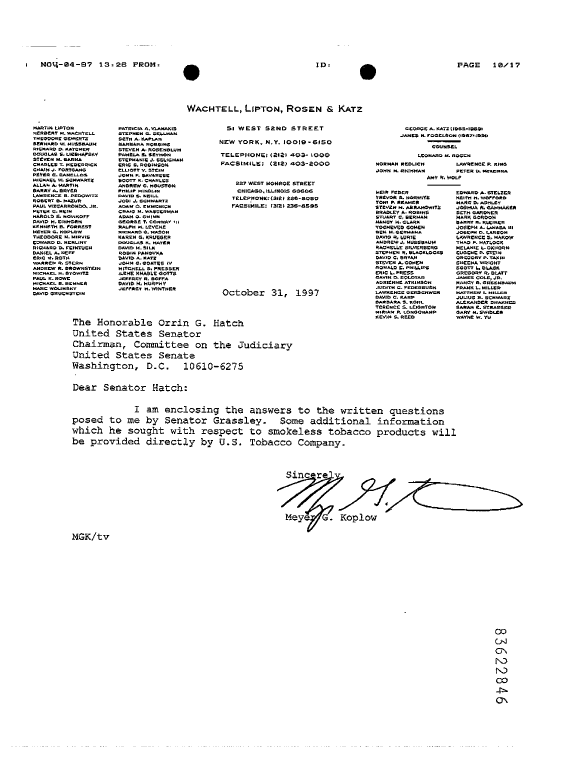
#> input picture evaluation/test_image.png, 1728 x 2292 px (shown at 1/3 size); its folder holds only this picture in this run
$ python -i features.py   (imports and definitions only)   (older library calls are emulated)
#> lines starting #> are read from the running program, lines starting #| are printed output that depends on the picture; after the words box and inside, x2 and y2 are one past the last pixel; in counts of white or black regions, pixels touching at a corner belong together
#> `picture = cv2.imread('../../../evaluation/test_image.png', cv2.IMREAD_..`: picture: shape (2292, 1728); 95.5% white; 2369 black regions (367 under 20 px), largest, box (x1, y1, x2, y2) and area: (831, 1413, 1032, 1597) 5132, (1156, 1435, 1569, 1538) 3938, (550, 194, 599, 243) 1834
### modules/module_4/core/preprocess.py
import cv2
import numpy as np


# [55 lines left out: functions remove_xlines, remove_ylines, remove_lines, not called in this run]


def threshold(im):
    blur = cv2.GaussianBlur(im, (25, 25), 0)
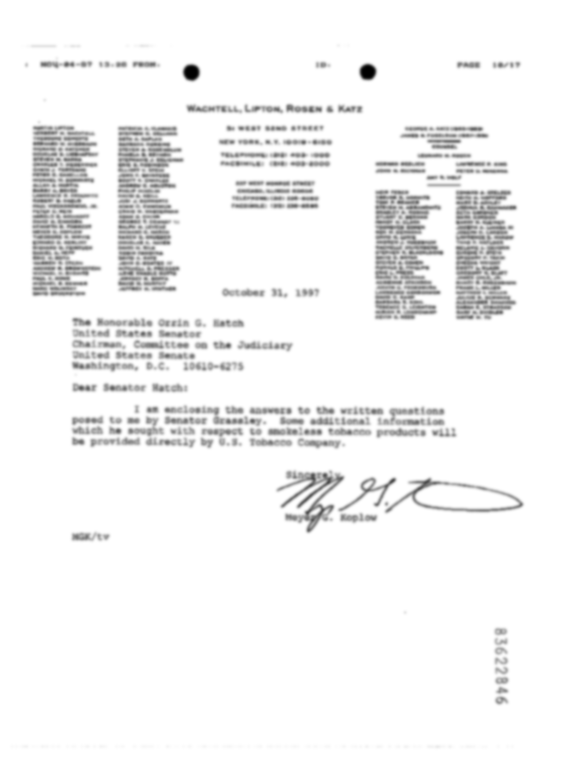
#> blur: shape (2292, 1728) (shown at 1/3 size); min 0, max 255, mean 243.6
    im_bin_1 = cv2.adaptiveThreshold(blur, 255, cv2.ADAPTIVE_THRESH_GAUSSIAN_C,
                                     cv2.THRESH_BINARY_INV, 121, 7)
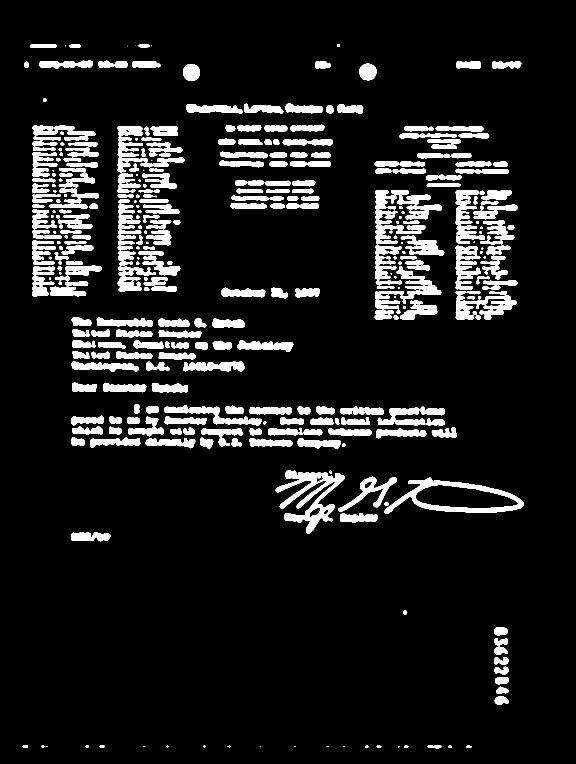
#> im_bin_1: shape (2292, 1728) (shown at 1/3 size); 9.7% white; 373 white regions (22 under 20 px), largest, box (x1, y1, x2, y2) and area: (827, 1411, 1034, 1600) 13499, (1153, 1433, 1572, 1541) 11552, (1367, 873, 1550, 959) 6862
    im_bin_2 = cv2.adaptiveThreshold(im, 255, cv2.ADAPTIVE_THRESH_GAUSSIAN_C,
                                     cv2.THRESH_BINARY_INV, 35, 2)
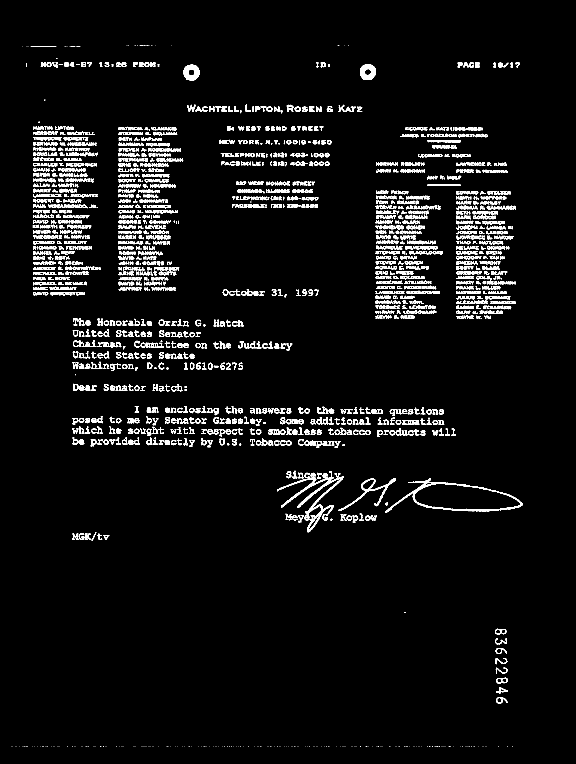
#> im_bin_2: shape (2292, 1728) (shown at 1/3 size); 4.5% white; 2369 white regions (367 under 20 px), largest, box (x1, y1, x2, y2) and area: (831, 1413, 1032, 1597) 5132, (1156, 1435, 1569, 1538) 3938, (1015, 1434, 1187, 1532) 1782
    return np.bitwise_and(im_bin_1, im_bin_2)
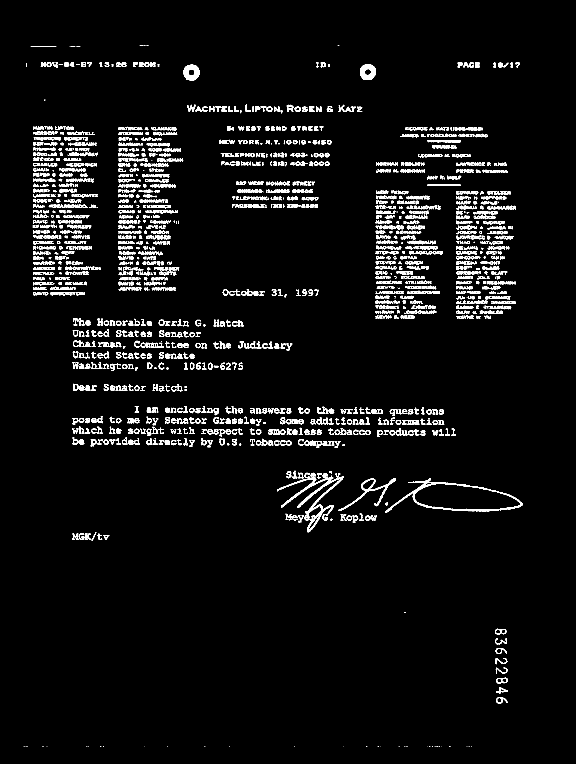
#> returned value: shape (2292, 1728) (shown at 1/3 size); 4.2% white; 2147 white regions (209 under 20 px), largest, box (x1, y1, x2, y2) and area: (831, 1418, 1032, 1597) 5052, (1156, 1435, 1569, 1538) 3938, (1015, 1434, 1187, 1532) 1782

### modules/module_4/core/features.py
import cv2
import numpy as np
import os

from tqdm import tqdm

from .preprocess import remove_lines, threshold
from modules.module_4.utils.utils import list_images


def get_components(img, preprocess=False):
    """Finds and describes connected components in an image as SURF features.

    Grana's (BBDT) 8-way connectivity algorithm is used to find all the
    connected components in the image. Then, 128-bit extended SURF descriptors
    (as detailed in [1]) with a Hessian threshold of 400 are used to describe
    these components. These descriptors are the feature vectors.

    [1] Dengel, Andreas & Ahmed, Sheraz & Malik, Muhammad Imran & Liwicki,
    Marcus. (2012). Signature Segmentation from Document Images. Proceedings
    - International Workshop on Frontiers in Handwriting Recognition, IWFHR.
    10.1109/ICFHR.2012.271.

    Parameters:
        img (np.array) : A single-channel grayscale image as a numpy array.
        preprocess (bool) : Optional. If this is True, image is preprocessed
                            before feature extraction. Default is False.

    Returns:
        list of feature arrays for all detected connected components, and their
        locations in the image
    """
    # Binarize to get a two-color image
    img = threshold(img)

    # If specified, perform additional pre-processing steps
    if preprocess:
        # Based on our prior knowlegde that signature is usually found in the
        # bottom-right quarter of the bank check, make rest of image white
        h, w = img.shape
        img[:int(h / 2), :w] = 0
        img[:h, :int(w / 2)] = 0

        # Use a heuristic to try and remove horizontal lines from the image
        # This step is intended to remove the guidelines on bank checks
        img = remove_lines(img)

    # Find all connected components
    count, labels, stats, _ = cv2.connectedComponentsWithStats(
        img, 8, cv2.CV_32S)
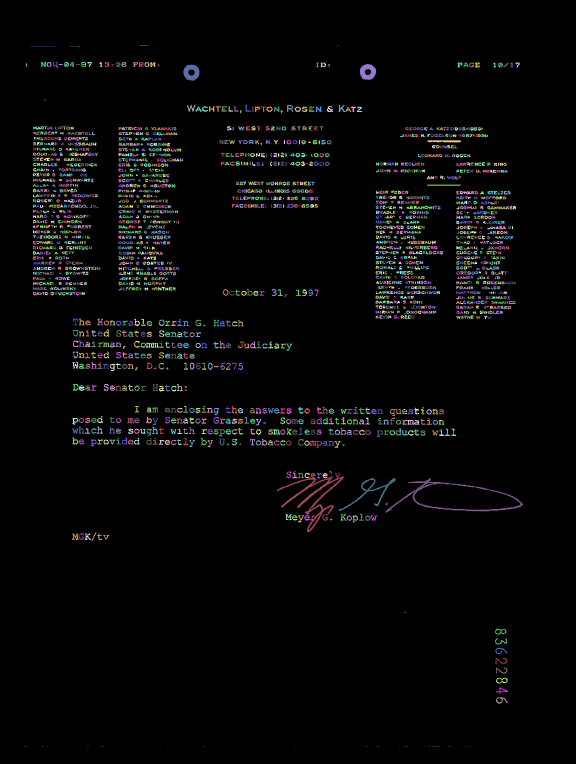
#> labels: shape (2292, 1728) int32 (shown at 1/3 size); 2148 distinct labels, from 0 to 2147; one colour per label, 0 black
#> count = 2148; stats = 2148 rows, first 6: [0, 0, 1728, 2292, 3793645], [418, 137, 1, 1, 1], [420, 137, 11, 1, 11], [432, 137, 5, 1, 5], [439, 137, 7, 1, 7], [1012, 136, 1, 1, 1]

    # For each indiviual component, do
    components = []
    for id in range(1, count):  # (0 is background, so ignore)
        # Crop out the component
        x, y, w, h = stats[id, 0], stats[id, 1], stats[id, 2], stats[id, 3]
        component = img[y:y + h, x:x + w]

        # Locate pixels belonging to the component
        idx = np.where(labels == id)

        # Extract SURF features from the component
        surf = cv2.xfeatures2d.SURF_create(hessianThreshold=400,
                                           nOctaves=4,
                                           nOctaveLayers=3,
                                           extended=True,
                                           upright=True)
        _, descriptors = surf.detectAndCompute(component, None)

        # Save descriptors and indices of the component
        if descriptors is not None:
            component = (np.array(descriptors), idx)
            components.append(component)
#> this loop made 1 pass
#> (x, y, w, h, idx) on pass 1: (418, 137, 1, 1, ([137], [418]))
#> after the loop, components = []

    return components


# [92 lines left out: functions extract, extract_features, not called in this run]

>>> import cv2
>>> picture = cv2.imread('../../../evaluation/test_image.png', cv2.IMREAD_GRAYSCALE)
#> (the run stopped early here; a loop or call above may not have finished)

$ run again, on evaluation/iou.png
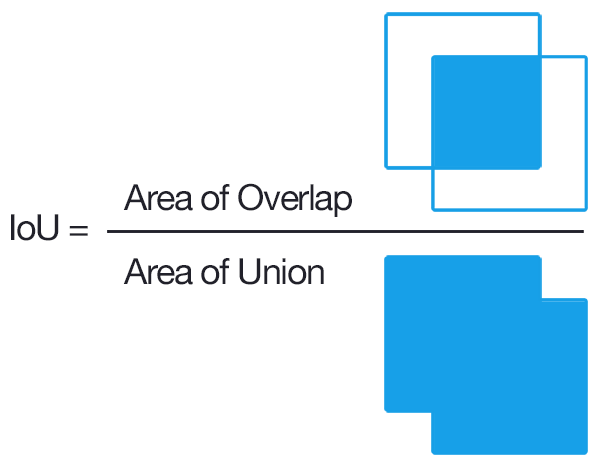
#> input picture evaluation/iou.png, 600 x 468 px
#> im_bin_1: shape (468, 600); 19% white; 11 white regions, largest, box (x1, y1, x2, y2) and area: (383, 255, 589, 456) 19867, (380, 8, 592, 215) 18311, (105, 225, 586, 238) 4494
#> im_bin_2: shape (468, 600); 8.5% white; 31 white regions (1 under 20 px), largest, box (x1, y1, x2, y2) and area: (384, 255, 588, 455) 9631, (384, 12, 588, 212) 8311, (107, 230, 584, 233) 1431
#> in get_components, `count, labels, stats, _ = cv2.connectedComponentsWithStats( img, 8, cv..`:
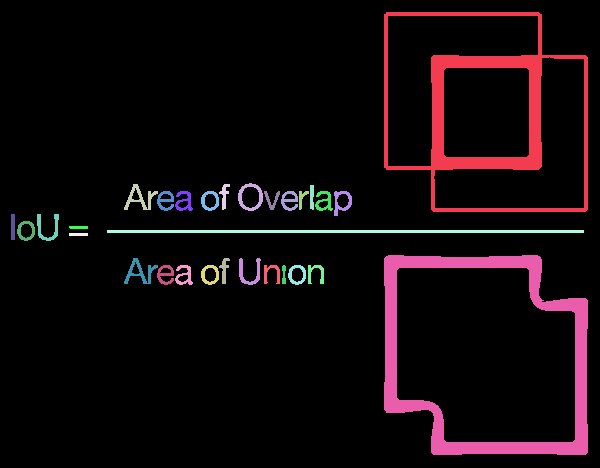
#> labels: shape (468, 600) int32; 31 distinct labels, from 0 to 30; one colour per label, 0 black
#> count = 31; stats = 31 rows, first 6: [0, 0, 600, 468, 258025], [384, 12, 204, 200, 8047], [238, 183, 25, 28, 260], [124, 184, 34, 26, 290], [219, 184, 11, 26, 124], [310, 185, 4, 25, 93]
#> the loop in get_components, `for id in range(1, count):` made 1 pass
#> (x, y, w, h, idx) on pass 1: (384, 12, 204, 200, 8047 positions, rows 12 to 211, columns 384 to 587)
#> pass 1, in get_components, `component = img[y:y + h, x:x + w]`:
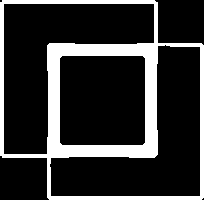
#> component: shape (200, 204); 19.7% white; 1 white region, box (x1, y1, x2, y2) and area: (0, 0, 204, 200) 8047
#> after the loop in get_components, `for id in range(1, count):`: components = []
